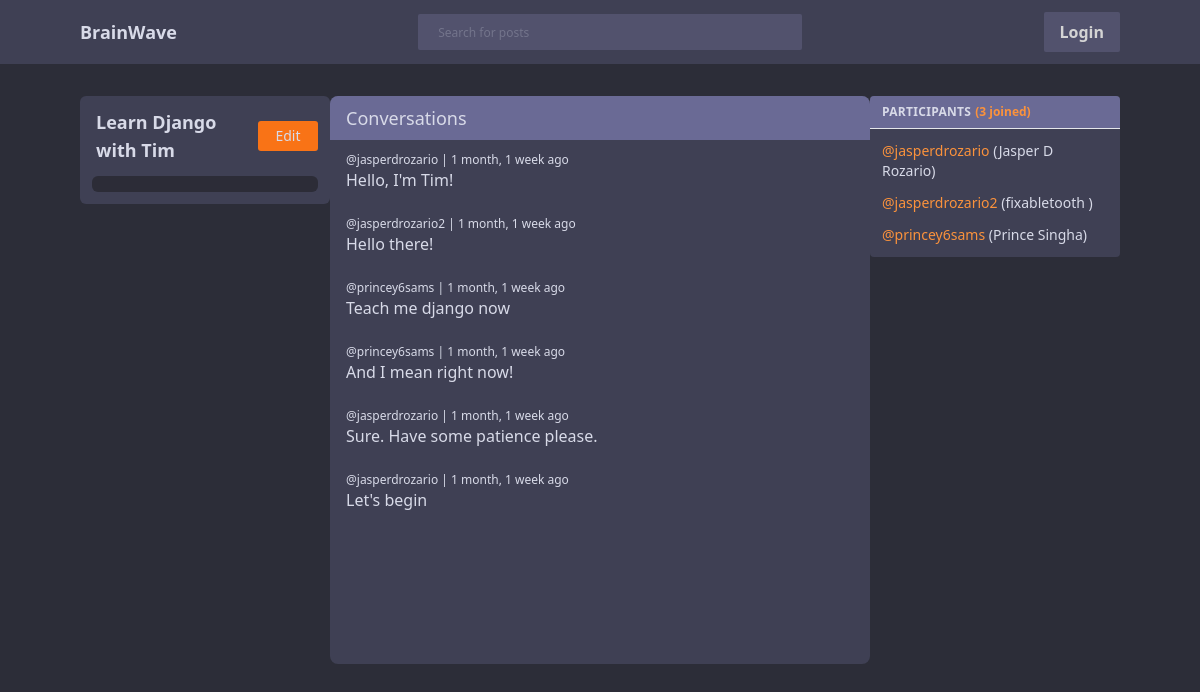
The app's page /room/10/, older data.
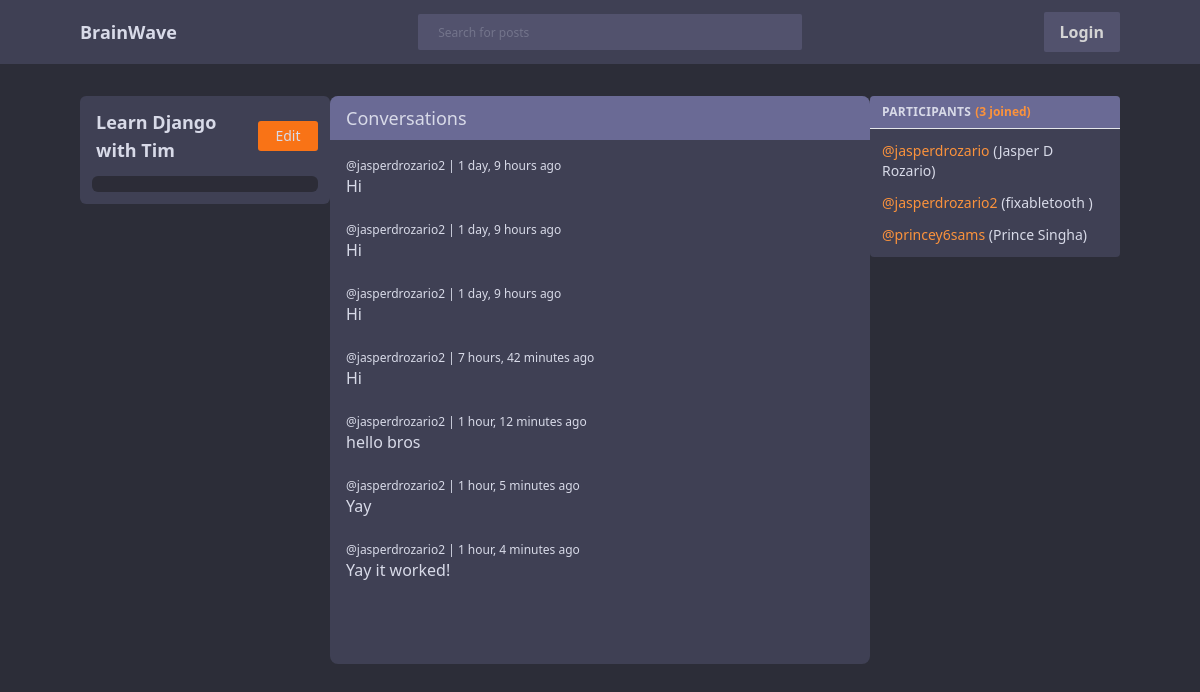
The same page, newer data.
### base/models.py (models this page shows)
class Message(models.Model):
    user = models.ForeignKey(User, on_delete=models.CASCADE)
    room = models.ForeignKey(Room, on_delete=models.CASCADE)
    body = models.TextField(max_length=1000)
    updated = models.DateTimeField(auto_now=True)
    created = models.DateTimeField(auto_now_add=True)
    class Meta:
        ordering = ['-updated', '-created']
    def __str__(self):
        return self.body[0:50]

### base/views.py (the view, shortened to what this page needs)
# urls.py: path('room/<str:pk>/', views.room, name='room'),
def room(request, pk):
  room = Room.objects.get(id=pk)
  participants = room.participants.all()
  participant_count = participants.count()
  room_messages = room.message_set.order_by('updated', 'created')
  context = {'room': room, 'room_messages': room_messages, 'participants': participants, 'participant_count': participant_count}
  return render(request, 'base/room.html', context)

### base/templates/base/room.html
{% extends 'main.html' %} {% block content %}
<div class="flex justify-center">
  <div class="fixed left-[5rem] w-[250px]">
    {% include 'base/room_details_component.html' %}
  </div>
  <div class="flex-none overflow-hidden rounded-lg mx-auto h-[35.5rem] w-[45%]">
    {% include 'base/conversation_component.html' %}
  </div>
  <div class="fixed right-[5rem] w-[250px]">
    {% include 'base/participants_component.html' %}
  </div>
</div>
{% endblock %}

### base/templates/base/conversation_component.html (shortened to what this page needs)
<div class="relative h-full bg-theme-secondary text-subtle-white">
  <div class="px-4 py-2 bg-light-lavender">
    <h3 class="text-lg">Conversations</h3>
  </div>
  <div id="scrollableDiv" class="relative overflow-y-auto h-[82%] px-4 pt-3">
    {% for message in room_messages %}
    <div>
      <p class="text-xs">
        <a href="{% url 'user-profile' message.user.id %}">@{{message.user}}</a>
        | {{message.created|timesince}} ago
      </p>
      <p>{{message}}</p>
      <br />
    </div>
    {% endfor %}
  </div>
</div>

### base/templates/base/participants_component.html (shortened to what this page needs)
<div class="overflow-y-auto scrollbar-thin rounded bg-theme-secondary">
  <div class="flex font-bold text-xs px-3 py-2 bg-light-lavender">
    <p class="text-subtle-white bg-light-lavender mr-1 tracking-wide">
      PARTICIPANTS
    </p>
    <p class="text-orange-400">({{participant_count}} joined)</p>
  </div>
  <hr />
  {% for participant in participants %}
  <div class="m-3">
    <p class="text-sm text-subtle-white">
      <a
        href="{% url 'user-profile' participant.id %}"
        class="text-sm text-orange-400"
      >
        @{{participant}}
      </a>
      ({{participant.first_name}} {{participant.last_name}})
    </p>
  </div>
  {% endfor %}
</div>

Row changes from the older to the newer data that the page shows:
no longer on this page (row unchanged): Message: user "jasperdrozario", created "1 month, 1 week", body "Hello, I'm Tim!"
no longer on this page (row unchanged): Message: user "jasperdrozario2", created "1 month, 1 week", body "Hello there!"
no longer on this page (row unchanged): Message: user "princey6sams", created "1 month, 1 week", body "Teach me django now"
no longer on this page (row unchanged): Message: user "princey6sams", created "1 month, 1 week", body "And I mean right now!"
no longer on this page (row unchanged): Message: user "jasperdrozario", created "1 month, 1 week", body "Sure. Have some patience please."
no longer on this page (row unchanged): Message: user "jasperdrozario", created "1 month, 1 week", body "Let's begin"
added Message: user "jasperdrozario2", created "1 day, 9 hours", body "Hi"
added Message: user "jasperdrozario2", created "1 day, 9 hours", body "Hi"
added Message: user "jasperdrozario2", created "1 day, 9 hours", body "Hi"
added Message: user "jasperdrozario2", created "7 hours, 42 minutes", body "Hi"
added Message: user "jasperdrozario2", created "1 hour, 12 minutes", body "hello bros"
added Message: user "jasperdrozario2", created "1 hour, 5 minutes", body "Yay"
added Message: user "jasperdrozario2", created "1 hour, 4 minutes", body "Yay it worked!"
